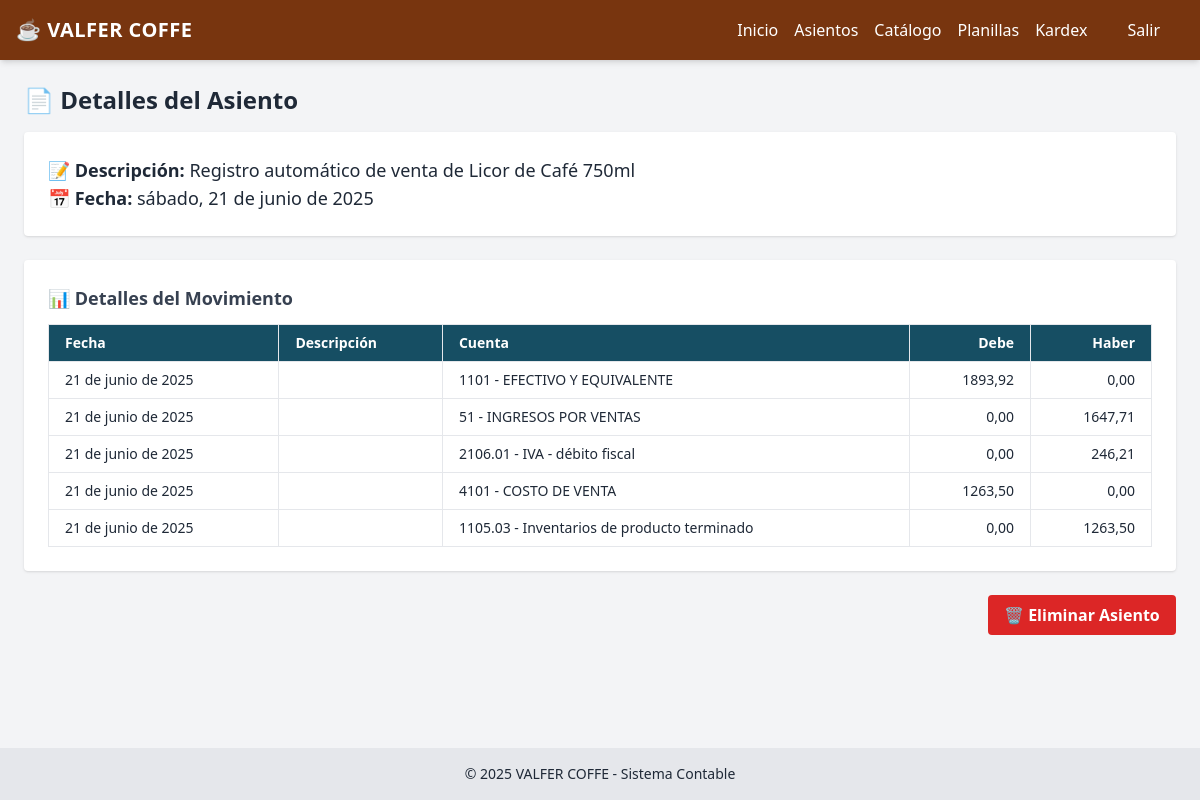
Page /asientos/7/ on the committed database.
### contabilidad/models.py (models this page shows, shortened)
class AsientoContable(models.Model):
    fecha = models.DateField()
    descripcion = models.TextField()
    creado_en = models.DateTimeField(auto_now_add=True)

class DetalleAsiento(models.Model):
    asiento = models.ForeignKey(AsientoContable, on_delete=models.CASCADE)
    fecha = models.DateField(null=True, blank=True)
    descripcion = models.CharField(max_length=255, blank=True)
    cuenta = models.ForeignKey(CuentaContable, on_delete=models.CASCADE)
    debe = models.DecimalField(max_digits=12, decimal_places=2, default=0)
    haber = models.DecimalField(max_digits=12, decimal_places=2, default=0)

class CuentaContable(models.Model):
    codigo = models.CharField(max_length=20, unique=True)
    nombre = models.CharField(max_length=255)
    tipo = models.CharField(max_length=50, choices=TIPOS_CUENTA)
    nivel = models.IntegerField()
    padre = models.ForeignKey('self', null=True, blank=True, on_delete=models.CASCADE)
    def __str__(self):
        return f"{self.codigo} - {self.nombre}"

### contabilidad/views.py (the view)
# urls.py: path('asientos/<int:asiento_id>/', views.ver_asiento, name='ver_asiento'),
def ver_asiento(request, asiento_id):
    asiento = get_object_or_404(AsientoContable, pk=asiento_id)
    detalles = asiento.detalleasiento_set.all()
    return render(request, 'contabilidad/ver_asiento.html', {'asiento': asiento, 'detalles': detalles})

### contabilidad/templates/contabilidad/ver_asiento.html (shortened to what this page needs)
{% extends 'contabilidad/base.html' %}
{% block content %}
  <h2 class="text-2xl font-semibold mb-4">📄 Detalles del Asiento</h2>
  <div class="bg-white shadow rounded p-6 mb-6">
    <p class="text-lg text-gray-800"><strong>📝 Descripción:</strong> {{ asiento.descripcion }}</p>
    <p class="text-lg text-gray-800"><strong>📅 Fecha:</strong> {{ asiento.fecha|date:"l, j \d\e F \d\e Y" }}</p>
  </div>
  <div class="bg-white shadow rounded p-6 mb-6">
    <h3 class="text-lg font-semibold mb-3 text-gray-700">📊 Detalles del Movimiento</h3>
    <div class="overflow-x-auto">
      <table class="min-w-full text-sm text-left border">
        <thead class="bg-cyan-900 text-white">
          <tr>
            <th class="border px-4 py-2">Fecha</th>
            <th class="border px-4 py-2">Descripción</th>
            <th class="border px-4 py-2">Cuenta</th>
            <th class="border px-4 py-2 text-right">Debe</th>
            <th class="border px-4 py-2 text-right">Haber</th>
          </tr>
        </thead>
        <tbody>
          {% for detalle in detalles %}
            <tr class="border-t hover:bg-gray-50">
              <td class="border px-4 py-2">{{ detalle.fecha|date:"d \d\e F \d\e Y" }}</td>
              <td class="border px-4 py-2">{{ detalle.descripcion }}</td>
              <td class="border px-4 py-2">{{ detalle.cuenta }}</td>
              <td class="border px-4 py-2 text-right">{{ detalle.debe|floatformat:2 }}</td>
              <td class="border px-4 py-2 text-right">{{ detalle.haber|floatformat:2 }}</td>
            </tr>
          {% endfor %}
        </tbody>
      </table>
    </div>
  </div>
  <div class="text-right">
    <button id="btnEliminar" class="bg-red-600 hover:bg-red-700 text-white font-bold py-2 px-4 rounded transition duration-300 ease-in-out animate__animated animate__pulse">🗑️ Eliminar Asiento</button>
  </div>
  <link rel="stylesheet" href="https://cdnjs.cloudflare.com/ajax/libs/animate.css/4.1.1/animate.min.css"/>
{% endblock %}

### rows in the picture
AsientoContable: descripcion "Registro automático de venta de Licor de Café 750ml", fecha "sábado, 21 de junio de 2025"
DetalleAsiento: fecha "21 de junio de 2025", cuenta "1101 - EFECTIVO Y EQUIVALENTE", debe "1893,92", haber "0,00"
DetalleAsiento: fecha "21 de junio de 2025", cuenta "51 - INGRESOS POR VENTAS", debe "0,00", haber "1647,71"
DetalleAsiento: fecha "21 de junio de 2025", cuenta "2106.01 - IVA - débito fiscal", debe "0,00", haber "246,21"
DetalleAsiento: fecha "21 de junio de 2025", cuenta "4101 - COSTO DE VENTA", debe "1263,50", haber "0,00"
DetalleAsiento: fecha "21 de junio de 2025", cuenta "1105.03 - Inventarios de producto terminado", debe "0,00", haber "1263,50"
